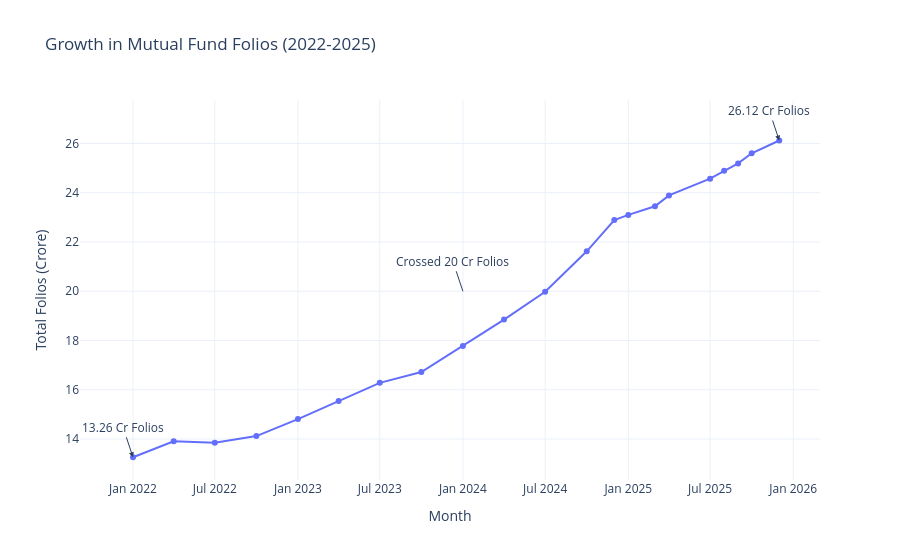

The notebook cell saved with this chart:
### Markdown cell above
###  Folio Growth Analysis

### Code cell
folio["month"] = pd.to_datetime(
    folio["month"]
)
fig = px.line(
    folio,
    x="month",
    y="total_folios_crore",
    markers=True,
    title="Growth in Mutual Fund Folios (2022-2025)"
)
fig.add_annotation(
    x="2022-01-01",
    y=13.26,
    text="13.26 Cr Folios",
    showarrow=True,
    arrowhead=2
)
fig.add_annotation(
    x="2025-12-01",
    y=26.12,
    text="26.12 Cr Folios",
    showarrow=True,
    arrowhead=2
)
fig.add_annotation(
    x="2024-01-01",
    y=20,
    text="Crossed 20 Cr Folios",
    showarrow=True
)

fig.update_layout(
    xaxis_title="Month",
    yaxis_title="Total Folios (Crore)",
    template="plotly_white"
)

fig.show()

### Figure 1 — Plotly figure (JSON) as saved in the notebook; plotly's stock layout.template omitted (floating-point values rounded to 4 significant figures)
{"data": [{"hovertemplate": "month=%{x}<br>total_folios_crore=%{y}<extra></extra>", "legendgroup": "", "line": {"color": "#636efa", "dash": "solid"}, "marker": {"symbol": "circle"}, "mode": "lines+markers", "name": "", "orientation": "v", "showlegend": false, "type": "scatter", "x": ["2022-01-01T00:00:00.000000", "2022-04-01T00:00:00.000000", "2022-07-01T00:00:00.000000", "2022-10-01T00:00:00.000000", "2023-01-01T00:00:00.000000", "2023-04-01T00:00:00.000000", "2023-07-01T00:00:00.000000", "2023-10-01T00:00:00.000000", "2024-01-01T00:00:00.000000", "2024-04-01T00:00:00.000000", "2024-07-01T00:00:00.000000", "2024-10-01T00:00:00.000000", "2024-12-01T00:00:00.000000", "2025-01-01T00:00:00.000000", "2025-03-01T00:00:00.000000", "2025-04-01T00:00:00.000000", "2025-07-01T00:00:00.000000", "2025-08-01T00:00:00.000000", "2025-09-01T00:00:00.000000", "2025-10-01T00:00:00.000000", "2025-12-01T00:00:00.000000"], "xaxis": "x", "y": [13.26, 13.91, 13.85, 14.12, 14.81, 15.54, 16.28, 16.72, 17.78, 18.85, 19.98, 21.62, 22.89, 23.1, 23.45, 23.89, 24.57, 24.89, 25.19, 25.6, 26.12], "yaxis": "y"}], "layout": {"annotations": [{"arrowhead": 2, "showarrow": true, "text": "13.26 Cr Folios", "x": "2022-01-01", "y": 13.26}, {"arrowhead": 2, "showarrow": true, "text": "26.12 Cr Folios", "x": "2025-12-01", "y": 26.12}, {"showarrow": true, "text": "Crossed 20 Cr Folios", "x": "2024-01-01", "y": 20}], "legend": {"tracegroupgap": 0}, "title": {"text": "Growth in Mutual Fund Folios (2022-2025)"}, "xaxis": {"anchor": "y", "domain": [0, 1], "title": {"text": "Month"}}, "yaxis": {"anchor": "x", "domain": [0, 1], "title": {"text": "Total Folios (Crore)"}}}}
